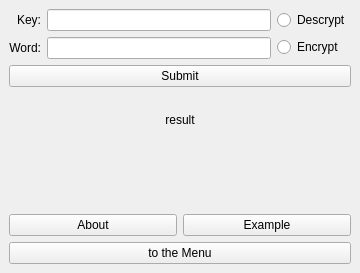
<?xml version="1.0" encoding="UTF-8"?>
<ui version="4.0">
 <class>LesHill</class>
 <widget class="QMainWindow" name="LesHill">
  <property name="geometry">
   <rect>
    <x>0</x>
    <y>0</y>
    <width>360</width>
    <height>273</height>
   </rect>
  </property>
  <property name="windowTitle">
   <string>MainWindow</string>
  </property>
  <widget class="QWidget" name="centralwidget">
   <layout class="QVBoxLayout" name="verticalLayout_4">
    <item>
     <layout class="QHBoxLayout" name="horizontalLayout_2">
      <item>
       <layout class="QVBoxLayout" name="verticalLayout_2">
        <item>
         <widget class="QLabel" name="label">
          <property name="text">
           <string>&lt;html&gt;&lt;head/&gt;&lt;body&gt;&lt;p align=&quot;right&quot;&gt;Key:&lt;/p&gt;&lt;/body&gt;&lt;/html&gt;</string>
          </property>
         </widget>
        </item>
        <item>
         <widget class="QLabel" name="label_2">
          <property name="text">
           <string>&lt;html&gt;&lt;head/&gt;&lt;body&gt;&lt;p align=&quot;right&quot;&gt;Word:&lt;/p&gt;&lt;/body&gt;&lt;/html&gt;</string>
          </property>
         </widget>
        </item>
       </layout>
      </item>
      <item>
       <layout class="QVBoxLayout" name="verticalLayout_3">
        <item>
         <widget class="QLineEdit" name="key"/>
        </item>
        <item>
         <widget class="QLineEdit" name="word"/>
        </item>
       </layout>
      </item>
      <item>
       <layout class="QVBoxLayout" name="verticalLayout">
        <item>
         <widget class="QRadioButton" name="descrypt">
          <property name="text">
           <string>Descrypt</string>
          </property>
         </widget>
        </item>
        <item>
         <widget class="QRadioButton" name="encrypt">
          <property name="text">
           <string>Encrypt</string>
          </property>
         </widget>
        </item>
       </layout>
      </item>
     </layout>
    </item>
    <item>
     <widget class="QPushButton" name="algorithm">
      <property name="text">
       <string>Submit</string>
      </property>
     </widget>
    </item>
    <item>
     <widget class="QLabel" name="label_result">
      <property name="text">
       <string>&lt;html&gt;&lt;head/&gt;&lt;body&gt;&lt;p align=&quot;center&quot;&gt;result&lt;/p&gt;&lt;/body&gt;&lt;/html&gt;</string>
      </property>
     </widget>
    </item>
    <item>
     <widget class="QLabel" name="label_3">
      <property name="text">
       <string/>
      </property>
     </widget>
    </item>
    <item>
     <layout class="QHBoxLayout" name="horizontalLayout">
      <item>
       <widget class="QPushButton" name="about_hill">
        <property name="text">
         <string>About</string>
        </property>
       </widget>
      </item>
      <item>
       <widget class="QPushButton" name="example">
        <property name="text">
         <string>Example</string>
        </property>
       </widget>
      </item>
     </layout>
    </item>
    <item>
     <widget class="QPushButton" name="to_menu">
      <property name="text">
       <string>to the Menu</string>
      </property>
     </widget>
    </item>
   </layout>
  </widget>
 </widget>
 <resources/>
 <connections/>
</ui>
